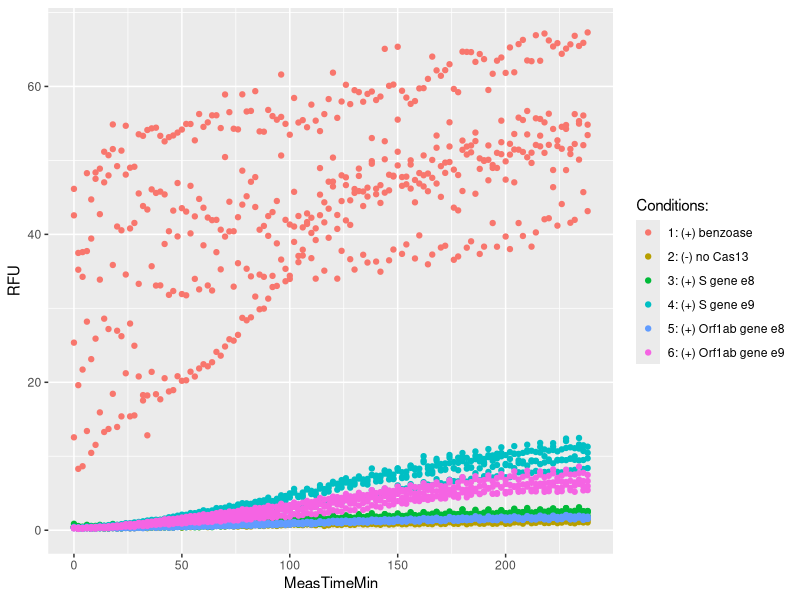
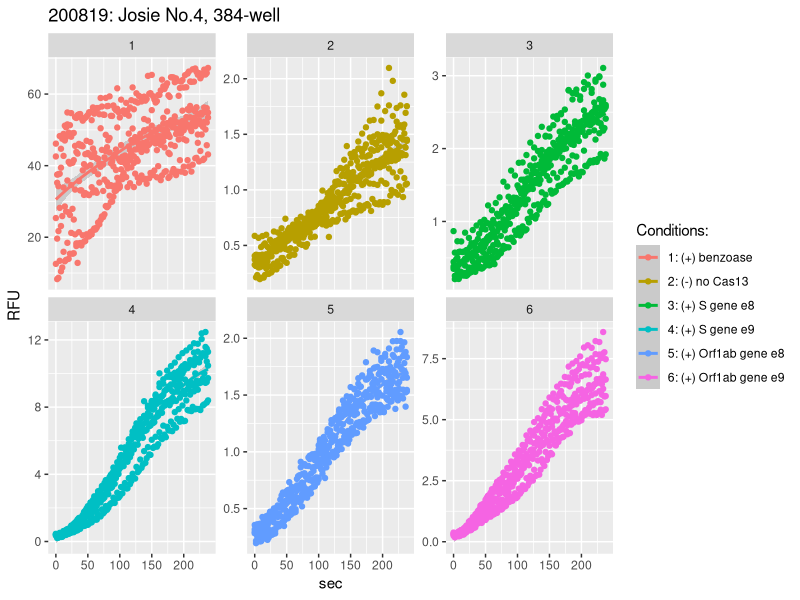
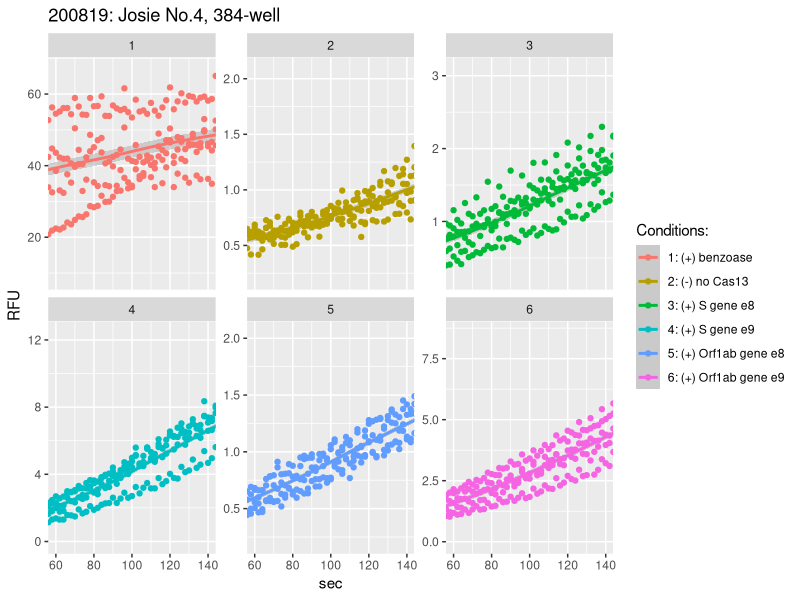
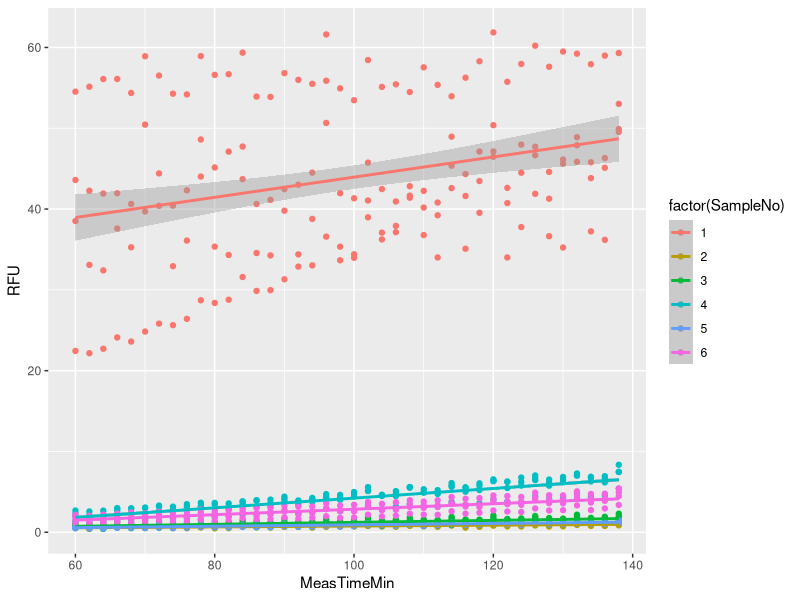
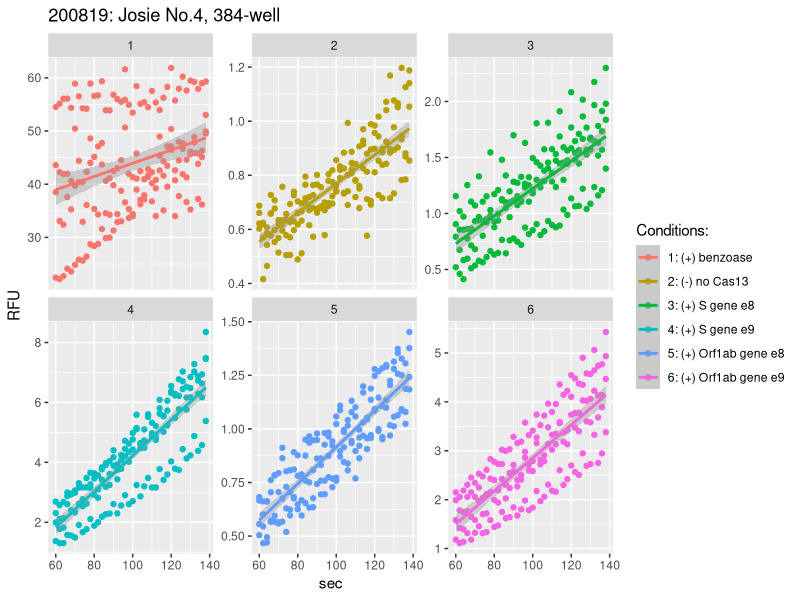
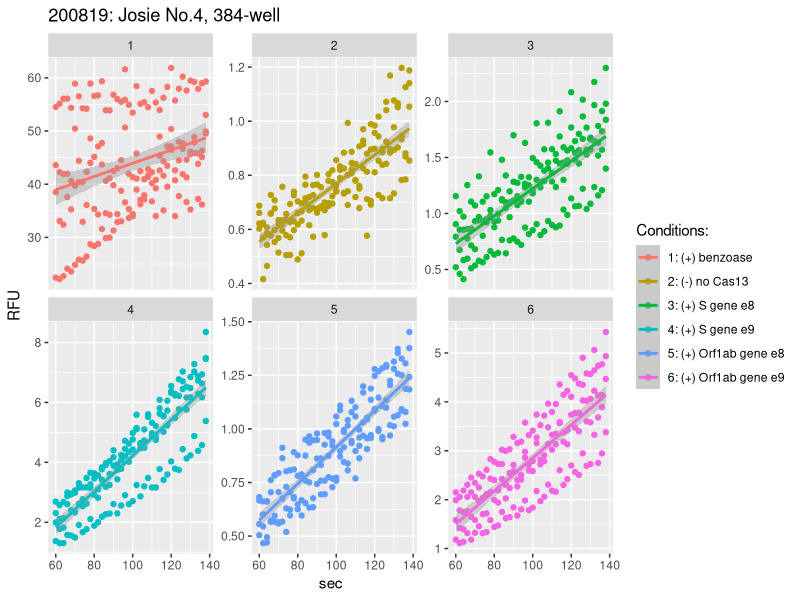
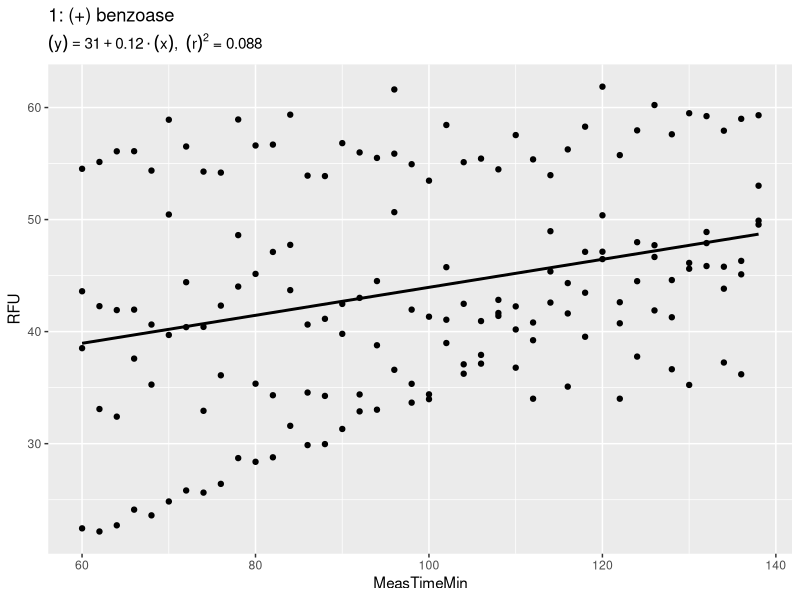
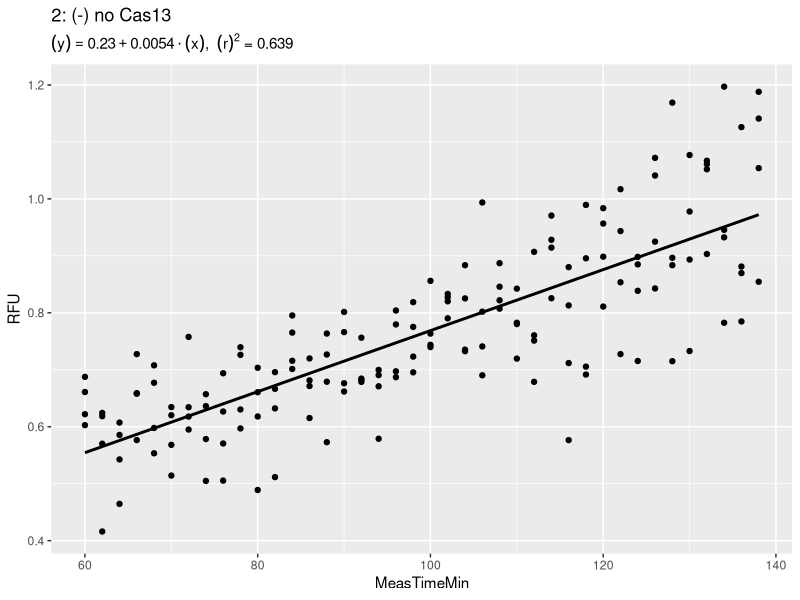

Recreate these plots in R, in order.
## ---- chunk 1
knitr::opts_chunk$set(echo = TRUE)
## ---- chunk 2
library("tidyverse")
library("ggplot2")
## ---- chunk 3
## read in raw data and some annotation
setwd("C:/1_R/aRmy/200327_RNAseAlert/RNAseAlert")
raw <- read.csv("data/fromJosie/200819_SHERLOCK_centrum04_Results.csv", stringsAsFactors = FALSE)
colnames(raw)
dim(raw)
head(raw)
tail(raw)
# get rid of NAs
raw <- raw[complete.cases(raw),]
dim(raw)

## ---- chunk 4
mynames <- c("Reading","MeasTimeSec",
             paste(rep("reaction_1",4),"-",seq(1:4)),
             paste(rep("reaction_2",4),"-",seq(1:4)),
             paste(rep("reaction_3",4),"-",seq(1:4)),
             paste(rep("reaction_4",4),"-",seq(1:4)),
             paste(rep("reaction_5",4),"-",seq(1:4)),
             paste(rep("reaction_6",4),"-",seq(1:4)))
mynames
names(raw) <- mynames
#names(raw)
#dim(raw)
#head(raw)

## ---- chunk 5
title  <- "200819: Josie No.4, 384-well"
mysubtitle <- "Cas13 RNAse activity assay"
name <- "Conditions:"
IDs <- as.character(seq(1:6))
mycolors <- c("blue","royalblue","aquamarine3","aquamarine2","lightblue2","lightblue3")
mylabels <-  c("(+) benzoase",
             "(-) no Cas13",
             "(+) S gene e8",
             "(+) S gene e9",
             "(+) Orf1ab gene e8",
             "(+) Orf1ab gene e9")
mylabels <- paste(IDs, mylabels, sep=": ")
names(mylabels) <- IDs
## ---- chunk 6

df <- gather(raw, key = "Sample", value = "RFU", -"MeasTimeSec", -"Reading")
head(df)
table(is.na(df))
#df[is.na(df),]

## ---- chunk 7
#' remove columns if necessary
colnames(df)

#' change names in necessary
colnames(df)

#' parse 'Sample' to obtain sample number 'SampleNo'
df$Sample[1]
df$SampleNo <- substr(df$Sample,regexpr('_', df$Sample)+1,regexpr(' - ', df$Sample)-1)
head(df$SampleNo)
table(is.na(df$SampleNo))

#' in the same way extract replicate number - 'RepNo'
df$RepNo <- substr(df$Sample,regexpr(' - ', df$Sample)+3, regexpr('$', df$Sample))
head(df$RepNo)

#' Change sec to min
table(is.na(df$MeasTimeSec))
df$MeasTimeMin <- df$MeasTimeSec/60
head(df$MeasTimeMin)
#' remove white space from 'Well' sting
#df$Well<- substr(df$Well, 2, regexpr('$', df$Well))

#' convert SampleNo to factor in order it to sort nicely in ggplots
df$SampleNo <- as.factor(df$SampleNo)
df$SampleNo <- factor(df$SampleNo, levels=IDs) 
unique(df$SampleNo)
## ---- chunk 8
# Selected (cleaned) data contains only columns needed for plotting
# Well, Sample, SampleNo, RepNo, MeasTimeSec, RFU
colnames(df)
df <- df[,c(1,2,3,4,5,6,7)] 
head(df) 
# there should be no missing values
table(is.na(df))
df[!complete.cases(df),]


## ---- chunk 9
# all the data
# plot(x=df$MeasTimeSec,y=df$RFU)

# colour by samples
ggplot(data = df) +
  aes(x = MeasTimeMin, y=RFU) +
  geom_point(aes(color=SampleNo)) +
  scale_color_discrete(name=name, breaks=IDs, labels=mylabels)

## ---- chunk 10
## Adjustments - remove outliers if necessary

## Sometimes samples needs to be combined...
#  df$SampleComb <- df$SampleNo 
#  df[df$SampleComb==2,"SampleComb"] <- 1

## Measurement of this sample have many outliers...
#  ggplot(subset(df, SampleNo %in% c(7))) +
#  aes(x = MeasTimeSec, y=RFU) +
#  geom_point(aes(color=SampleNo))

## Use summary statistics (mean) to find and remove obvious outliers...
#  means of all replicates 
dfstat <- df %>% filter(SampleNo==1|SampleNo==2|SampleNo==3|SampleNo==4|SampleNo==5|SampleNo==6) %>% group_by(SampleNo,RepNo) %>% summarise(mean=mean(RFU))
print(dfstat,n=nrow(dfstat))
#View(dfstat)

# Data that should be removed
#dim(df) 
#dim(df %>% filter(RepNo==1))
#dim(df %>% filter(RepNo!=1))
#df <- df %>% filter(RepNo!=1)

## To invert filter...
#  filter(df,SampleNo == 7 & RepNo == 3)
#  It is the same as leaving out all the measurement from some wells
#  df <- filter(df, Well != "A01" & Well != "B01" & Well != "C01"&  Well != "D01"& Well != "E01"& Well != "F01" & Well != "G01"& Well != "H01")

## Filter can be also inverted using... 
#  df <- filter(df, Well != "G03")

## To remove some data...
#  There are some zeros (negative spikes) in Sample "7 1/3" 
#  Let's removethose  zeros here
#  df[which(df$Sample=="7 1/3"&df$RFU==0),]
#  dfs[which(dfs$Sample=="7 1/3"&dfs$RFU==0),] <- NA

## Checks...
head(df)
length(rownames(df))
length(complete.cases(df))
table(is.na(df))
## only complete cases
df[which(is.na(df)),]
df <- df[complete.cases(df),]
## check for NAs
## ---- chunk 11
## LOESS regression,
p <- ggplot(data = df) + 
  aes(x = MeasTimeMin, y=RFU) +
  geom_smooth(aes(color=SampleNo)) +
  geom_point(aes(colour=SampleNo))

## Panel of plots fixed scale
p+facet_wrap(~SampleNo, scales = "free_y") +
  #coord_cartesian(xlim = c(0,500)) +
  labs(title = title, x = "sec", y = "RFU") +
  scale_colour_discrete(name=name, breaks=IDs, labels=mylabels)
## Panel of plots zoomed
p+facet_wrap(~SampleNo, scales = "free_y") +
  coord_cartesian(xlim = c(60,140)) +
  labs(title = title, x = "sec", y = "RFU") +
  scale_colour_discrete(name=name, breaks=IDs, labels=mylabels)


## ---- chunk 12
# limit the time to where is appears to be the most linear
p <- ggplot(data=subset(df,MeasTimeMin>=60 & MeasTimeMin<=140), aes(x=MeasTimeMin,y=RFU,colour=factor(SampleNo))) + 
geom_point() + 
geom_smooth(method='lm',formula=y~x,se=T)

p

## Panel of plots fixed scale
p+facet_wrap(~SampleNo, scales = "free_y") +
  #coord_cartesian(xlim = c(0,500)) +
  labs(title = title, x = "sec", y = "RFU") +
  scale_colour_discrete(name=name, breaks=IDs, labels=mylabels)


p+facet_wrap(~SampleNo, scales = "free_y") +
  #coord_cartesian(xlim = c(4000,9000)) +
  labs(title = title, x = "sec", y = "RFU") +
  scale_colour_discrete(name=name, breaks=IDs, labels=mylabels)

## ---- chunk 13
## Now when we know how to limit regression
df  <-  subset(df,df$MeasTimeMin>60 & df$MeasTimeMin<=140)
head(df)
dim(df)

# 
# p <- df %>% group_by(SampleNo) %>% do(plots=ggplot(data=.) +
#          aes(x=MeasTimeSec, y=RFU) + 
#            geom_point() + 
#            geom_smooth(method = "lm", se=FALSE, color="black", formula = y ~ x) +
#            ggtitle(unique(.$SampleNo))) 
# # print plots held by the object p
# print(p$plots)


# this writes regression equation
lm_eq <- function(df,x,y){
    m <- lm(y ~ x, df);
    eq <- substitute((y) == a + b %.% (x)*","~~(r)^2~"="~r2, 
         list(a = format(unname(coef(m)[1]), digits = 2),
              b = format(unname(coef(m)[2]), digits = 2),
             r2 = format(summary(m)$r.squared, digits = 3)))
    as.expression(eq); # this works for title/subtitle
    # as.character(as.expression(eq)); # this works for geom_text
}


p <- df %>% group_by(SampleNo) %>% do(plots=ggplot(data=.) +
         aes(x=MeasTimeMin, y=RFU) + 
           geom_point() + 
           geom_smooth(method = "lm", se=FALSE, color="black", formula = y ~ x) +
           ggtitle(mylabels[unique(.$SampleNo)], subtitle = lm_eq(.,.$MeasTimeMin,.$RFU)))
          # geom_text(x = 25, y = 300, label = lm_eq(., .$MeasTimeSec, .$RFU), parse = TRUE))

# print plots held by the object p
#print(p$plots[1])
print(p$plots)


r <- df %>% group_by(SampleNo, RepNo) %>% do(plots=ggplot(data=.) + aes(x=MeasTimeMin, y=RFU) + 
geom_point() + 
geom_smooth(method = "lm", se=FALSE, color="black", formula = y ~ x) +
ggtitle(mylabels[unique(.$SampleNo)], subtitle = lm_eq(.,.$MeasTimeMin,.$RFU)))

print(r$plots)


## All together in a panel 
# replicates together
df %>% group_by(SampleNo) %>% ggplot(data=.) +
         aes(x=MeasTimeMin, y=RFU) + 
           geom_point() + 
           geom_smooth(method = "lm", se=FALSE, color="black", formula = y ~ x) +
#           ggtitle(mylabels[unique(.$SampleNo)], subtitle = lm_eq(.,.$MeasTimeMin,.$RFU)) +
   facet_wrap(~SampleNo, scales = "free")



# replicates separately
df %>% group_by(SampleNo, RepNo) %>% ggplot(data=.) +
         aes(x=MeasTimeMin, y=RFU) + 
           geom_point() + 
           geom_smooth(method = "lm", se=FALSE, color="black", formula = y ~ x) +
#           ggtitle(mylabels[unique(.$SampleNo)], subtitle = lm_eq(.,.$MeasTimeMin,.$RFU)) +
   facet_grid(SampleNo~RepNo, scales = "free")



## ---- chunk 14
colnames(df)
lin <- df %>% group_by(SampleNo) %>% do(lm(.$RFU ~ .$MeasTimeMin,data=.) %>% coef() %>% as_tibble())
library("tidyr")

lin$SampleNo <- as.numeric(factor(lin$SampleNo))
lin

lin$lin_coef <- rep(c("a","b"),times=length(lin$SampleNo)/2)
lin

lin_wide <- lin %>% pivot_wider(., names_from=lin_coef, values_from=value) 
lin_wide


# Why are some x-axis labels hidden?
# How to get x-axis labels replaced by someting more sensible - "mylabels"
# see [link](https://www.tutorialspoint.com/why-scale-fill-manual-does-not-fill-the-bar-with-colors-created-by-using-ggplot2-in-r)
# fill needs a factor


ggplot(lin_wide, aes(x=SampleNo, y=b, fill=as.factor(SampleNo))) + 
  geom_bar(stat = "identity") +
  scale_fill_manual(name=name,labels=mylabels, values = mycolors) +
  labs(title = "The gradient of linear fit of RFU ~ time course", subtitle=mysubtitle)


  
# The same plot coded in another way (base R) 
op <- par(mar = c(8,4,4,2) + 0.1) ## default is c(5,4,4,2) + 0.1
op

barplot(lin_wide$b,
main = "The gradient of linear fit of RFU ~ time course",
sub = mysubtitle,
xlab = "Reactions",
ylab = "Gradient",
#names.arg = seq(1:6), las=1,
names.arg = mylabels, las=2,
col = mycolors,
horiz = FALSE)
box()

legend("topright",                                    # Add legend to barplot
       legend = mylabels,
       fill = mycolors)



## ---- chunk 15
colnames(df)
lin <- df %>% group_by(SampleNo, RepNo) %>% do(lm(.$RFU ~ .$MeasTimeMin,data=.) %>% coef() %>% as_tibble())
library("tidyr")

lin$RepNo <- as.numeric(factor(lin$RepNo))
lin

lin$lin_coef <- rep(c("a","b"),times=length(lin$RepNo)/2)
lin

lin_wide <- lin %>% pivot_wider(., names_from=lin_coef, values_from=value) 
lin_wide


# Why are some x-axis labels hidden?
# How to get x-axis labels replaced by someting more sensible - "mylabels"
# see [link](https://www.tutorialspoint.com/why-scale-fill-manual-does-not-fill-the-bar-with-colors-created-by-using-ggplot2-in-r)
# fill needs a factor


# plot replicate gradient
ggplot(lin_wide, aes(x=SampleNo, y=b)) + 
  geom_bar(aes(fill=as.factor(RepNo)), stat = "identity", position = "dodge") +
  scale_fill_manual(name=name,labels=mylabels, values = mycolors) +
labs(title = "The gradient of linear fit of RFU ~ time course", subtitle=mysubtitle)


# boxplot is the best
ggplot(lin_wide, aes(x=SampleNo, y=b)) + 
  geom_boxplot(aes(fill=SampleNo), outlier.shape = NA) +
  geom_jitter(aes(alpha=0.1)) +
  scale_fill_manual(name=name,labels=mylabels, values = mycolors) +
  labs(title = "The gradient of linear fit of RFU ~ time course", subtitle=mysubtitle)

# And for comparison, 
# what we get when we sum all the data withing replicates...
ggplot(df, aes(x=SampleNo, y=RFU)) +
  geom_bar(aes(fill=RepNo), stat = "identity", position = "dodge") +
  scale_fill_manual(name=name,labels=mylabels, values = mycolors) +
    labs(title = "The sum of all data in RFU ~ time course",
         subtitle = mysubtitle)


# box plot of sums
s <- df%>% group_by(SampleNo, RepNo) %>% summarise(SmplSum=sum(RFU))

ggplot(s, aes(x=SampleNo, y=SmplSum)) + 
  geom_boxplot(aes(fill=SampleNo), outlier.shape = NA) +
  geom_jitter(aes(alpha=0.1)) +
  scale_fill_manual(name=name,labels=mylabels, values = mycolors) +
  labs(title = "The sum of all data in RFU ~ time course", subtitle=mysubtitle)


## What is the answer to what metrics is better, sum or gradient? THere is an obvious oulier in the positive control, that is clearly visible only when we calculate the regressions. But the linearity requirement is clearly more demanding on the data analysis.  
## The total sum of RFU values shows quite a different picture. It woudl help to analyze more data to see what is correct and practical.


